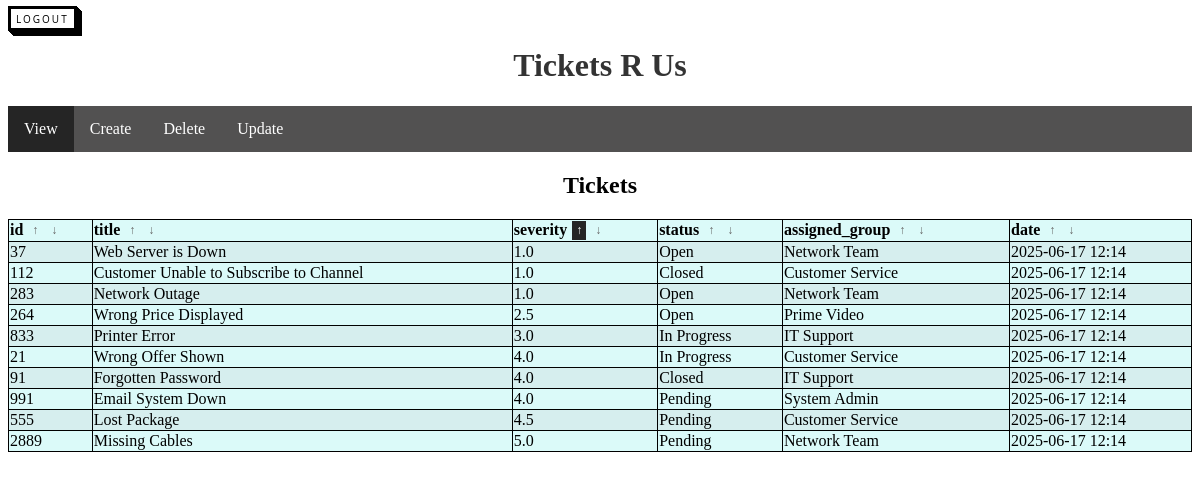
The app's page /tickets/main?sort=severity&order=asc (signed in) with its own data.
### models.py (models this page shows)
class Tickets(db.Model):
    id = db.Column(db.Integer, primary_key=True, autoincrement=False)
    title = db.Column(db.String(256), nullable=False)
    severity = db.Column(db.Float, nullable=False)
    status = db.Column(db.String(50), nullable=False)
    assigned_group = db.Column(db.String(100), nullable=False)
    date = db.Column(db.DateTime(timezone=True))

### blueprints/tickets/routes.py (the view)
@tickets_blueprint.route('/main')
@login_required
def main():
    sort_by = request.args.get('sort', 'id')
    order = request.args.get('order', 'asc')
    if order == 'asc':
        tickets = Tickets.query.order_by(getattr(Tickets, sort_by).asc()).all()
    else:
        tickets = Tickets.query.order_by(getattr(Tickets, sort_by).desc()).all()
    columns = Tickets.__table__.columns.keys()
    return render_template('main.html',
                           tickets=tickets,
                           columns=columns,
                           selected_ticket=None,
                           active_tab='view',
                           sort_by=sort_by,
                           order=order)

### __init__.py (called while the page is built)
def create_app(test_config=None):
    app = Flask(__name__)
    if test_config is None:
        app.config.from_object(Config)
    else:
        app.config.update(test_config)
    db.init_app(app)
    login_manager.login_view = 'auth.login'
    login_manager.login_message_category = 'failure'
    login_manager.init_app(app)
    from blueprints.auth.routes import auth_blueprint
    from blueprints.tickets.routes import tickets_blueprint
    from blueprints.main.routes import main_blueprint
    app.register_blueprint(auth_blueprint, url_prefix='/auth')
    app.register_blueprint(tickets_blueprint, url_prefix='/tickets')
    app.register_blueprint(main_blueprint)
    @login_manager.user_loader
    def load_user(id):
        return User.query.get(int(id))
    if test_config and test_config.get('TESTING'):
        with app.app_context():
            db.create_all()
    return app

### templates/main.html (shortened to what this page needs)
<!DOCTYPE html>
<html>
<head>
    <link rel="stylesheet" href="{{ url_for('static', filename='css/style.css') }}">
</head>
<body>
    <a href="{{ url_for('auth.logout') }}" class="button-back">Logout</a>
    <h1>Tickets R Us</h1>
    <ul>
        <li><a href="#view" onclick="setActive(this)" class="tab-link active" data-tab="view">View</a></li>
        <li><a href="#create" onclick="setActive(this)" class="tab-link" data-tab="create">Create</a></li>
        <li><a href="#delete" onclick="setActive(this)" class="tab-link" data-tab="delete">Delete</a></li>
        <li><a href="#update" onclick="setActive(this)" class="tab-link" data-tab="update">Update</a></li>
    </ul>
    <div id="view" class="tab">
        <h2>Tickets</h2>
        <table align="center" style="width:100%">
            <tr>
                {% for column in columns %}
                <th>
                    <div class="sort-header">
                        {{ column }}
                        <a href="{{ url_for('tickets.main', sort=column, order='asc') }}"
                            class="sort-link {% if sort_by==column and order=='asc' %}active{% endif %}">↑</a>
                        <a href="{{ url_for('tickets.main', sort=column, order='desc') }}"
                            class="sort-link {% if sort_by==column and order=='desc' %}active{% endif %}">↓</a>
                    </div>
                </th>
                {% endfor %}
            </tr>
            {% for ticket in tickets %}
            <tr>
                <td>{{ ticket.id }}</td>
                <td>{{ ticket.title }}</td>
                <td>{{ ticket.severity }}</td>
                <td>{{ ticket.status }}</td>
                <td>{{ ticket.assigned_group }}</td>
                <td>{{ ticket.date.strftime('%Y-%m-%d %H:%M') }}</td>
            </tr>
            {% endfor %}
        </table>
    </div>
</body>
</html>

### static/css/style.css (style rules this page uses)
h1 { color: #333; text-align: center; }
h2 { text-align: center; }
.button-back { font-family: "Open Sans", sans-serif; font-size: 10px; letter-spacing: 2px; text-decoration: none; text-transform: uppercase; color: #000; cursor: pointer; border: 3px solid; padding: 0.25em 0.5em; box-shadow: 1px 1px 0px 0px, 2px 2px 0px 0px, 3px 3px 0px 0px, 4px 4px 0px 0px, 5px 5px 0px 0px; position: relative; user-select: none; -webkit-user-select: none; touch-action: manipulation; }
ul { list-style-type: none; margin: 0; padding: 0; overflow: hidden; background-color: #525151; }
li { float: left; }
li a { display: block; color: white; text-align: center; padding: 14px 16px; text-decoration: none; }
.active { background-color: #252525; }
tr:nth-child(even) { background-color: #d6eeee; }
tr:nth-child(odd) { background-color: #dbfaf9; }
table, th, td { border: 1px solid black; border-collapse: collapse; }
.sort-header { display: flex; align-items: center; gap: 5px; }
.sort-link { text-decoration: none; color: #666; font-size: 12px; padding: 2px 4px; }
.sort-link.active { font-weight: bold; color: #ffffff; }

### records on screen
Tickets: id "37", title "Web Server is Down", severity "1.0", status "Open", assigned_group "Network Team", date "2025-06-17 12:14"
Tickets: id "112", title "Customer Unable to Subscribe to Channel", severity "1.0", status "Closed", assigned_group "Customer Service", date "2025-06-17 12:14"
Tickets: id "283", title "Network Outage", severity "1.0", status "Open", assigned_group "Network Team", date "2025-06-17 12:14"
Tickets: id "264", title "Wrong Price Displayed", severity "2.5", status "Open", assigned_group "Prime Video", date "2025-06-17 12:14"
Tickets: id "833", title "Printer Error", severity "3.0", status "In Progress", assigned_group "IT Support", date "2025-06-17 12:14"
Tickets: id "21", title "Wrong Offer Shown", severity "4.0", status "In Progress", assigned_group "Customer Service", date "2025-06-17 12:14"
Tickets: id "91", title "Forgotten Password", severity "4.0", status "Closed", assigned_group "IT Support", date "2025-06-17 12:14"
Tickets: id "991", title "Email System Down", severity "4.0", status "Pending", assigned_group "System Admin", date "2025-06-17 12:14"
Tickets: id "555", title "Lost Package", severity "4.5", status "Pending", assigned_group "Customer Service", date "2025-06-17 12:14"
Tickets: id "2889", title "Missing Cables", severity "5.0", status "Pending", assigned_group "Network Team", date "2025-06-17 12:14"

### other values on screen
{{ column }} "id" "title" "severity" "status" "assigned_group" "date"
